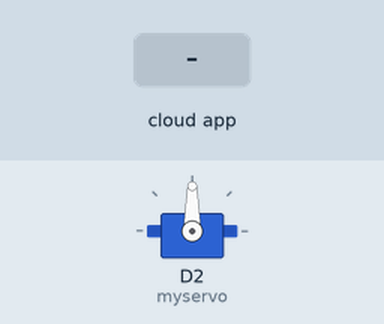
A sketch run on a simulated ESP8266 (NodeMCU). Shown: servo. The inputs (shaded band) are chosen by the test bench. WiFi joins after 1.5 s; servers stay silent unless stated; the Firebase database answers and starts empty; what the sketch prints to the serial monitor is not drawn.

Above: at 2.7 s.
2.8 s: the phone or cloud app sets return to 0
At 6.4 s:
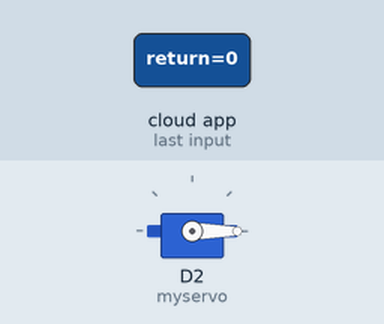
6.6 s: the phone or cloud app sets status to 2
Timing chart, 0 to 9.6 s (numbered marks = the images above; inputs shaded):
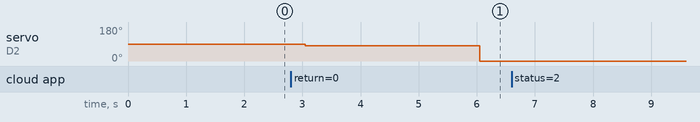

Measured:
- after the input at 2.8 s, servo on D2 (myservo): 90° → 80° after 0.25 s, → 0° 3.0 s later
- after the input at 6.6 s, every drawn part: stays the same

The sketch:

nodeVO.ino
```cpp
#include <FirebaseESP8266.h>
#include <Arduino.h>
#include  <ESP8266WiFi.h>
#include <ESP_Mail_Client.h>
#include <Servo.h>

#define FIREBASE_HOST "fir-bookcase-default-rtdb.firebaseio.com"
#define FIREBASE_AUTH  "zCyCPtQKzdB2QJeMFpjCtG0xi0V6rPy3ZL5biHvV"
#define WIFI_SSID "Endeavour" // Change the name of your WIFI
#define WIFI_PASSWORD "mathematics" // Change the password of your WIFI

#define SMTP_HOST "smtp.gmail.com"
#define SMTP_PORT 465

/* The sign in credentials */
#define AUTHOR_EMAIL "aimersteam007@gmail.com"
#define AUTHOR_PASSWORD "ywvflikecxyphgre"


FirebaseData firebaseData;
FirebaseData EmailData;
FirebaseData returnData;
FirebaseData statusData;
FirebaseJson json;

//---------------Servo-----------------------------------------
Servo myservo;
//-------------mail----------
/* The SMTP Session object used for Email sending */
SMTPSession smtp;

/* Callback function to get the Email sending status */
void smtpCallback(SMTP_Status status);
//==============END OF HEAD=================


void setup() {
  // put your setup code here, to run once:
  Serial.begin(115200);

  Serial.print("Connecting...");
  WiFi.begin (WIFI_SSID, WIFI_PASSWORD);

  while (WiFi.status() != WL_CONNECTED)
  {
    Serial.print(".");
    delay(300);
  }
  Serial.println("WiFi connected.");
  Serial.println("IP Address: ");
  Serial.println(WiFi.localIP());
  Serial.println();
  Firebase.begin(FIREBASE_HOST,FIREBASE_AUTH);
  Firebase.reconnectWiFi(true);


  //-------------------Servo----------------
  myservo.attach(D2);
}

void loop() {
  // put your main code here, to run repeatedly:
  float done = 3.0;
  if (Firebase.getString(EmailData, "/Bookcase_micro/Email")){
      Serial.println(EmailData.stringData());
  }
  delay(1000);

  if (Firebase.getString(statusData, "/Bookcase_micro/status")){
      Serial.println("status=");
      Serial.print(statusData.stringData());
      if (statusData.stringData() == "2") {
      Serial.println("email sending");
      sendEmail(EmailData.stringData());
      if (Firebase.setFloat(statusData, "/Bookcase_micro/status", done)) //passing done=3.0 to firebase
        {
          Serial.println("email sent status PASSED");
        }
      }
  }
  delay(100);

  if (Firebase.getString(returnData, "/Bookcase_micro/return")){
      Serial.println("return=");
      Serial.print(returnData.stringData());
      if (returnData.stringData() == "0") {
      Serial.println("return box open");
      myservo.write(80);  // door open

      delay(3000);
      myservo.write(0);
      if (Firebase.setFloat(returnData, "/Bookcase_micro/return", done)) //passing done=2.0 to firebase
          {
            Serial.println("return box closed PASSED");
          }
      }
  }
  delay(100);

}

void sendEmail(String email){

  /* The SMTP Session object used for Email sending */
  SMTPSession smtp;
  delay(2000);
  /* Callback function to get the Email sending status */
  void smtpCallback(SMTP_Status status);

  smtp.debug(1);

  /* Set the callback function to get the sending results */
  smtp.callback(smtpCallback);

  /* Declare the session config data */
  ESP_Mail_Session session;

  /* Set the session config */
  session.server.host_name = SMTP_HOST;
  session.server.port = SMTP_PORT;
  session.login.email = AUTHOR_EMAIL;
  session.login.password = AUTHOR_PASSWORD;
  session.login.user_domain = "";

  /* Connect to server with the session config */
  if (!smtp.connect(&session))
    return;
  delay(2000);
 /* Declare the message class */
  SMTP_Message message;

  /* Set the message headers */
  message.sender.name = "Smart Book Self";
  message.sender.email = AUTHOR_EMAIL;
  message.subject = "Team Aimers";
  message.addRecipient("Sara", email);

  /*Send HTML message*/
  String htmlMsg = "<div style=\"color:#2f4468;\"><h1>Please return your book with in 7 days</h1><p>- Sent from Smart Bookself</p></div>";
  message.html.content = htmlMsg.c_str();
  message.html.content = htmlMsg.c_str();
  message.text.charSet = "us-ascii";
  message.html.transfer_encoding = Content_Transfer_Encoding::enc_7bit;

   /* Start sending Email and close the session */
  if (!MailClient.sendMail(&smtp, &message))
    Serial.println("Error sending Email, " + smtp.errorReason());


}
/* Callback function to get the Email sending status */
void smtpCallback(SMTP_Status status){
  /* Print the current status */
  Serial.println(status.info());

  /* Print the sending result */
  if (status.success()){
    Serial.println("----------------");
    ESP_MAIL_PRINTF("Message sent success: %d\n", status.completedCount());
    ESP_MAIL_PRINTF("Message sent failled: %d\n", status.failedCount());
    Serial.println("----------------\n");
    struct tm dt;

    for (size_t i = 0; i < smtp.sendingResult.size(); i++){
      /* Get the result item */
      SMTP_Result result = smtp.sendingResult.getItem(i);
      time_t ts = (time_t)result.timestamp;
      localtime_r(&ts, &dt);

      ESP_MAIL_PRINTF("Message No: %d\n", i + 1);
      ESP_MAIL_PRINTF("Status: %s\n", result.completed ? "success" : "failed");
      ESP_MAIL_PRINTF("Date/Time: %d/%d/%d %d:%d:%d\n", dt.tm_year + 1900, dt.tm_mon + 1, dt.tm_mday, dt.tm_hour, dt.tm_min, dt.tm_sec);
      ESP_MAIL_PRINTF("Recipient: %s\n", result.recipients.c_str());
      ESP_MAIL_PRINTF("Subject: %s\n", result.subject.c_str());
    }
    Serial.println("----------------\n");
  }
}
```
